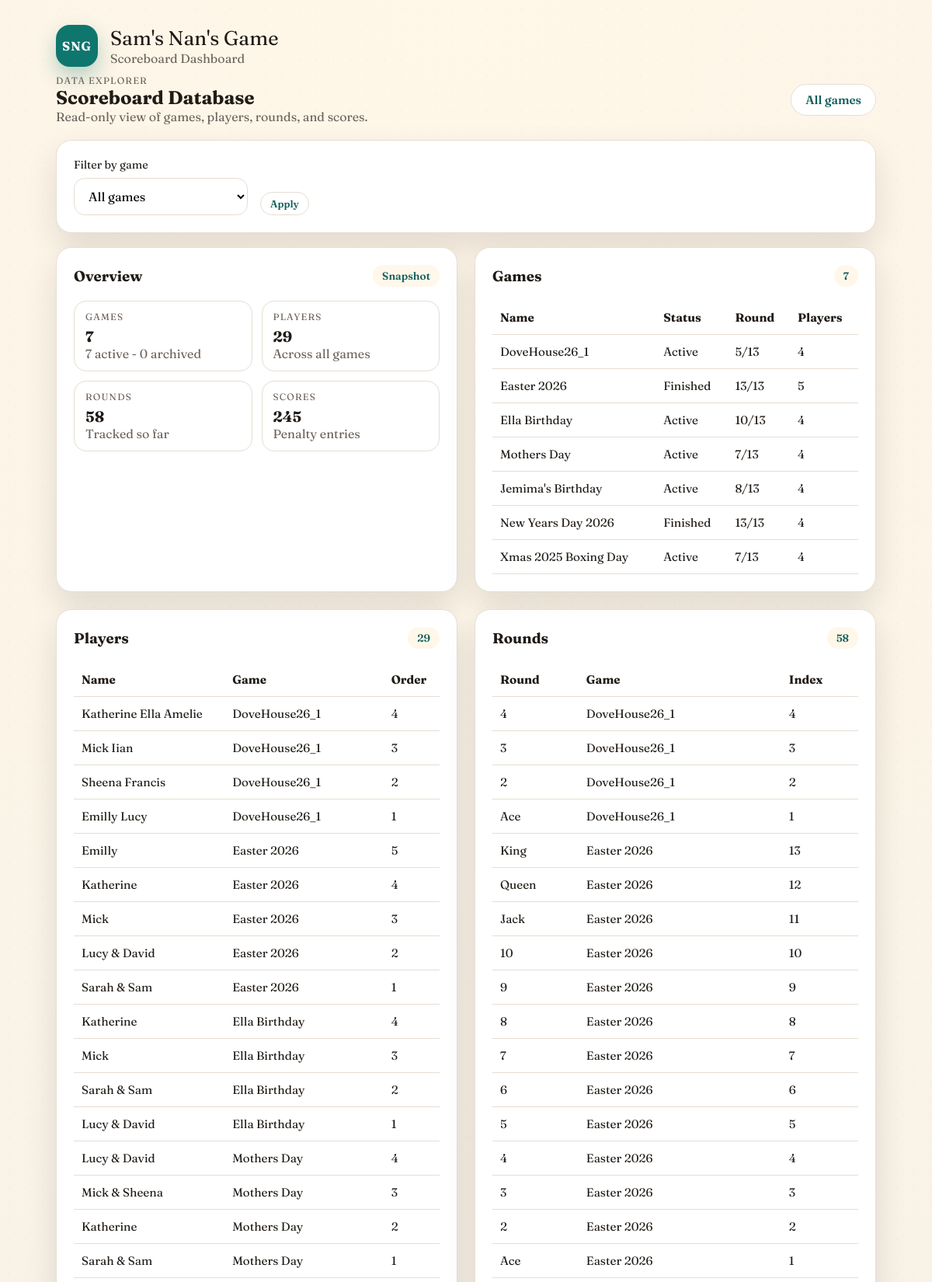
The app's page /explorer (upper part) with its own data.
### models.py (models this page shows)
class Game(db.Model):
    __tablename__ = "games"
    id = db.Column(db.Integer, primary_key=True)
    name = db.Column(db.String(120), nullable=False)
    current_round_index = db.Column(db.Integer, nullable=False, default=1)
    finished = db.Column(db.Boolean, nullable=False, default=False)
    archived = db.Column(db.Boolean, nullable=False, default=False)
    created_at = db.Column(db.DateTime, default=datetime.utcnow)
    players = db.relationship(
        "Player",
        back_populates="game",
        order_by="Player.sort_order",
        cascade="all, delete-orphan",
    )
    rounds = db.relationship(
        "Round",
        back_populates="game",
        order_by="Round.round_index",
        cascade="all, delete-orphan",
    )

class Player(db.Model):
    __tablename__ = "players"
    id = db.Column(db.Integer, primary_key=True)
    game_id = db.Column(db.Integer, db.ForeignKey("games.id"), nullable=False)
    person_id = db.Column(db.Integer, db.ForeignKey("persons.id"), nullable=True)
    name = db.Column(db.String(80), nullable=False)
    sort_order = db.Column(db.Integer, nullable=False)
    created_at = db.Column(db.DateTime, default=datetime.utcnow)
    game = db.relationship("Game", back_populates="players")
    person = db.relationship("Person", back_populates="players")
    round_scores = db.relationship(
        "RoundScore",
        back_populates="player",
        cascade="all, delete-orphan",
    )

class Round(db.Model):
    __tablename__ = "rounds"
    id = db.Column(db.Integer, primary_key=True)
    game_id = db.Column(db.Integer, db.ForeignKey("games.id"), nullable=False)
    round_index = db.Column(db.Integer, nullable=False)
    round_name = db.Column(db.String(20), nullable=False)
    created_at = db.Column(db.DateTime, default=datetime.utcnow)
    game = db.relationship("Game", back_populates="rounds")
    scores = db.relationship(
        "RoundScore",
        back_populates="round",
        cascade="all, delete-orphan",
    )
    __table_args__ = (
        db.UniqueConstraint("game_id", "round_index", name="uq_round_game_index"),
    )

### app.py (the view)
@app.get("/explorer")
def explorer():
    selected_game_id = request.args.get("game_id", type=int)
    context = build_explorer_context(selected_game_id)
    if is_htmx_request():
        hx_target = request.headers.get("HX-Target")
        if hx_target == "explorer-body":
            return render_template("partials/explorer_content.html", **context)
        return render_template("partials/explorer_body.html", **context)
    return render_template("explorer.html", **context)

### app.py (called while the page is built)
def is_htmx_request():
    return request.headers.get("HX-Request") is not None

### templates/explorer.html
{% extends "base.html" %}
{% block content %}
  {% include "partials/explorer_body.html" %}
{% endblock %}

### templates/partials/explorer_content.html (shortened to what this page needs)
<div class="panel filter-panel">
  <form
    class="filter-bar"
    method="get"
    action="{{ url_for('explorer') }}"
    hx-get="{{ url_for('explorer') }}"
    hx-target="#explorer-body"
    hx-swap="innerHTML"
  >
    <label class="field">
      <span>Filter by game</span>
      <select name="game_id">
        <option value="">All games</option>
      </select>
    </label>
    <div class="filter-actions">
      <button type="submit" class="btn ghost small">Apply</button>
    </div>
  </form>
</div>
<div class="dashboard-grid explorer-grid">
  <div class="panel">
    <div class="panel-header">
      <h3>Overview</h3>
      <span class="tag">Snapshot</span>
    </div>
    <div class="insights-grid">
      <div class="stat-card">
        <div class="eyebrow">Games</div>
        <div class="stat-value">{{ game_count }}</div>
        <div class="muted">{{ active_games }} active - {{ archived_games }} archived</div>
      </div>
      <div class="stat-card">
        <div class="eyebrow">Players</div>
        <div class="stat-value">{{ player_count }}</div>
        <div class="muted">Across all games</div>
      </div>
      <div class="stat-card">
        <div class="eyebrow">Rounds</div>
        <div class="stat-value">{{ round_count }}</div>
        <div class="muted">Tracked so far</div>
      </div>
      <div class="stat-card">
        <div class="eyebrow">Scores</div>
        <div class="stat-value">{{ score_count }}</div>
        <div class="muted">Penalty entries</div>
      </div>
    </div>
  </div>
  <div class="panel">
    <div class="panel-header">
      <h3>Games</h3>
      <span class="tag">{{ game_count }}</span>
    </div>
    <div class="table-wrap">
      <table>
        <thead>
          <tr>
            <th>Name</th>
            <th>Status</th>
            <th>Round</th>
            <th>Players</th>
          </tr>
        </thead>
        <tbody>
          {% for summary in game_summaries %}
            <tr>
              <td>{{ summary.game.name }}</td>
              <td>
                {% if summary.game.archived %}
                  Archived
                {% elif summary.game.finished %}
                  Finished
                {% else %}
                  Active
                {% endif %}
              </td>
              <td>{{ summary.game.current_round_index }}/13</td>
              <td>{{ summary.player_count }}</td>
            </tr>
          {% else %}
            <tr>
              <td colspan="4" class="muted">No games yet.</td>
            </tr>
          {% endfor %}
        </tbody>
      </table>
    </div>
  </div>
  <div class="panel">
    <div class="panel-header">
      <h3>Players</h3>
      <span class="tag">{{ player_count }}</span>
    </div>
    <div class="table-wrap">
      <table>
        <thead>
          <tr>
            <th>Name</th>
            {% if not selected_game %}
              <th>Game</th>
            {% endif %}
            <th>Order</th>
          </tr>
        </thead>
        <tbody>
          {% for player in players %}
            <tr>
              <td>{{ player.name }}</td>
              {% if not selected_game %}
                <td>{{ player.game.name if player.game else '-' }}</td>
              {% endif %}
              <td>{{ player.sort_order + 1 }}</td>
            </tr>
          {% else %}
            <tr>
              <td colspan="{{ 2 if selected_game else 3 }}" class="muted">No players found.</td>
            </tr>
          {% endfor %}
        </tbody>
      </table>
    </div>
  </div>
  <div class="panel">
    <div class="panel-header">
      <h3>Rounds</h3>
      <span class="tag">{{ round_count }}</span>
    </div>
    <div class="table-wrap">
      <table>
        <thead>
          <tr>
            <th>Round</th>
            {% if not selected_game %}
              <th>Game</th>
            {% endif %}
            <th>Index</th>
          </tr>
        </thead>
        <tbody>
          {% for round_item in rounds %}
            <tr>
              <td>{{ round_item.round_name }}</td>
              {% if not selected_game %}
                <td>{{ round_item.game.name if round_item.game else '-' }}</td>
              {% endif %}
              <td>{{ round_item.round_index }}</td>
            </tr>
          {% else %}
            <tr>
              <td colspan="{{ 2 if selected_game else 3 }}" class="muted">No rounds found.</td>
            </tr>
          {% endfor %}
        </tbody>
      </table>
    </div>
  </div>
</div>

### static/style.css (style rules this page uses)
:root { --bg: #f4efe7; --surface: #ffffff; --surface-strong: #fff7ea; --ink: #201b16; --muted: #6c635b; --accent: #0f766e; --accent-dark: #115e59; --highlight: #f59e0b; --danger: #b42318; --border: #e6ddd2; --shadow: 0 18px 40px rgba(32, 27, 22, 0.12); }
* { box-sizing: border-box; }
body { margin: 0; font-family: "Fraunces", "Georgia", serif; color: var(--ink); background: radial-gradient(circle at top, #fff7e8 0%, #f5efe6 50%, #f0e8dc 100%); min-height: 100vh; }
body::before { content: ""; position: fixed; inset: 0; background-image: radial-gradient(rgba(32, 27, 22, 0.06) 1px, transparent 0); background-size: 22px 22px; opacity: 0.4; pointer-events: none; z-index: -1; }
h2, h3, h4 { margin: 0; font-family: "Fraunces", "Georgia", serif; }
.panel { background: var(--surface); border-radius: 20px; padding: 22px; border: 1px solid var(--border); box-shadow: var(--shadow); animation: fadeUp 0.4s ease; }
.panel-header { display: flex; align-items: center; justify-content: space-between; gap: 16px; margin-bottom: 18px; }
.tag { padding: 6px 12px; border-radius: 999px; background: var(--surface-strong); color: var(--accent-dark); font-size: 0.85rem; font-weight: 600; }
.eyebrow { text-transform: uppercase; letter-spacing: 0.1em; font-size: 0.75rem; color: var(--muted); }
.muted { color: var(--muted); }
.field { display: grid; gap: 8px; font-size: 0.9rem; }
.field input, .field select { padding: 12px 14px; border-radius: 14px; border: 1px solid var(--border); font-size: 1rem; font-family: inherit; background: #fff; }
.btn, button { padding: 10px 18px; border-radius: 999px; border: none; font-size: 0.95rem; font-weight: 600; cursor: pointer; transition: transform 0.2s ease, box-shadow 0.2s ease; font-family: inherit; text-decoration: none; display: inline-flex; align-items: center; justify-content: center; gap: 8px; }
.btn.ghost, button.ghost { background: #fff; border: 1px solid var(--border); color: var(--accent-dark); }
.btn.small, button.small { padding: 6px 12px; font-size: 0.8rem; }
.dashboard-grid { display: grid; grid-template-columns: repeat(3, minmax(0, 1fr)); gap: 22px; }
.insights-grid { display: grid; gap: 12px; grid-template-columns: repeat(auto-fit, minmax(160px, 1fr)); margin-bottom: 18px; }
.stat-card { border-radius: 16px; padding: 12px 14px; border: 1px solid var(--border); background: #fff; }
.stat-value { font-size: 1.2rem; font-weight: 700; margin-top: 6px; }
.filter-panel { margin-bottom: 18px; }
.filter-bar { display: flex; flex-wrap: wrap; gap: 16px; align-items: flex-end; }
.filter-actions { display: flex; gap: 8px; }
.explorer-grid { grid-template-columns: repeat(2, minmax(0, 1fr)); }
.table-wrap { overflow-x: auto; }
table { width: 100%; border-collapse: collapse; font-size: 0.95rem; }
th, td { text-align: left; padding: 12px 10px; border-bottom: 1px solid var(--border); }

### records on screen
Game: game.name "DoveHouse26_1", game.current_round_index "5"
Game: game.name "Easter 2026", game.current_round_index "13"
Game: game.name "Ella Birthday", game.current_round_index "10"
Game: game.name "Mothers Day", game.current_round_index "7"
Game: game.name "Jemima's Birthday", game.current_round_index "8"
Game: game.name "New Years Day 2026", game.current_round_index "13"
Game: game.name "Xmas 2025 Boxing Day", game.current_round_index "7"
Player: name "Katherine Ella Amelie", game "DoveHouse26_1", player.sort_order+1 "4"
Player: name "Mick Iian", game "DoveHouse26_1", player.sort_order+1 "3"
Player: name "Sheena Francis", game "DoveHouse26_1", player.sort_order+1 "2"
Player: name "Emilly Lucy", game "DoveHouse26_1", player.sort_order+1 "1"
Player: name "Emilly", game "Easter 2026", player.sort_order+1 "5"
Player: name "Katherine", game "Easter 2026", player.sort_order+1 "4"
Player: name "Mick", game "Easter 2026", player.sort_order+1 "3"
Player: name "Lucy & David", game "Easter 2026", player.sort_order+1 "2"
Player: name "Sarah & Sam", game "Easter 2026", player.sort_order+1 "1"
Player: name "Katherine", game "Ella Birthday", player.sort_order+1 "4"
Player: name "Mick", game "Ella Birthday", player.sort_order+1 "3"
Player: name "Sarah & Sam", game "Ella Birthday", player.sort_order+1 "2"
Player: name "Lucy & David", game "Ella Birthday", player.sort_order+1 "1"
Player: name "Lucy & David", game "Mothers Day", player.sort_order+1 "4"
Player: name "Mick & Sheena", game "Mothers Day", player.sort_order+1 "3"
Player: name "Katherine", game "Mothers Day", player.sort_order+1 "2"
Player: name "Sarah & Sam", game "Mothers Day", player.sort_order+1 "1"
Round: round_name "4", game "DoveHouse26_1", round_index "4"
Round: round_name "3", game "DoveHouse26_1", round_index "3"
Round: round_name "2", game "DoveHouse26_1", round_index "2"
Round: round_name "Ace", game "DoveHouse26_1", round_index "1"
Round: round_name "King", game "Easter 2026", round_index "13"
Round: round_name "Queen", game "Easter 2026", round_index "12"
Round: round_name "Jack", game "Easter 2026", round_index "11"
Round: round_name "10", game "Easter 2026", round_index "10"
Round: round_name "9", game "Easter 2026", round_index "9"
Round: round_name "8", game "Easter 2026", round_index "8"
Round: round_name "7", game "Easter 2026", round_index "7"
Round: round_name "6", game "Easter 2026", round_index "6"
Round: round_name "5", game "Easter 2026", round_index "5"
Round: round_name "4", game "Easter 2026", round_index "4"
Round: round_name "3", game "Easter 2026", round_index "3"
Round: round_name "2", game "Easter 2026", round_index "2"
Round: round_name "Ace", game "Easter 2026", round_index "1"

### other values on screen
{{ game_count }} "7"
{{ active_games }} "7"
{{ archived_games }} "0"
{{ player_count }} "29"
{{ round_count }} "58"
{{ score_count }} "245"
{{ summary.player_count }} "4" "5" "4" "4" "4" "4" "4"
